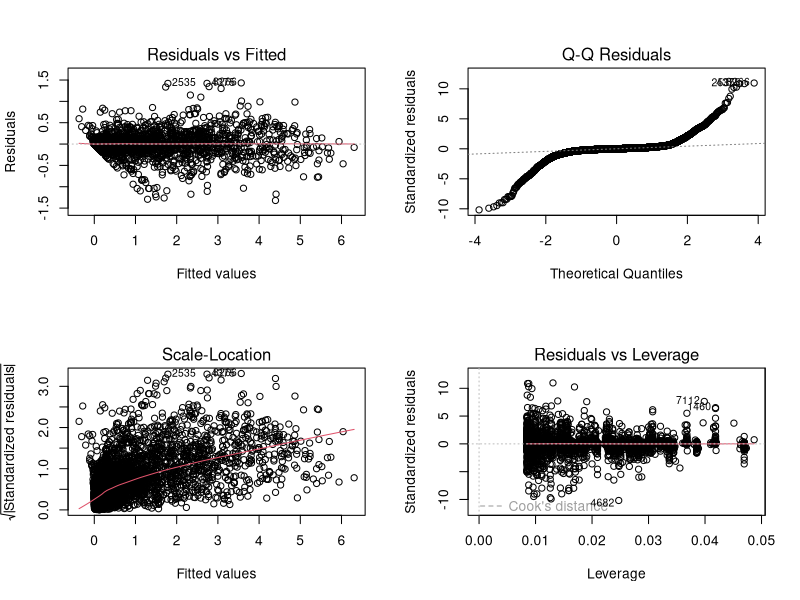

The R source for this figure:
#### Introduction ####
rm(list=ls())

library(tidyverse)
library(ggplot2)
library(car)
library(stringr)
library(xtable)

#### Loading the data ####
D <- read.csv("merged_data.csv", header=TRUE)

#### Changing the datatable #####
str(D)
D <- mutate(D,
                across(c(dir, cond, fog, rain, ID),factor)
)

D$tempdiff <- 21-D$temp

# Removing outliers
D1 <- D[!(row.names(D) %in% c(3357, 3282, 3440, 8946)),]
# Creating a linear fit
slm1 <- lm(consumption ~ ID*tempdiff, data=D1)
par(mfrow=c(2,2))
plot(slm1)
